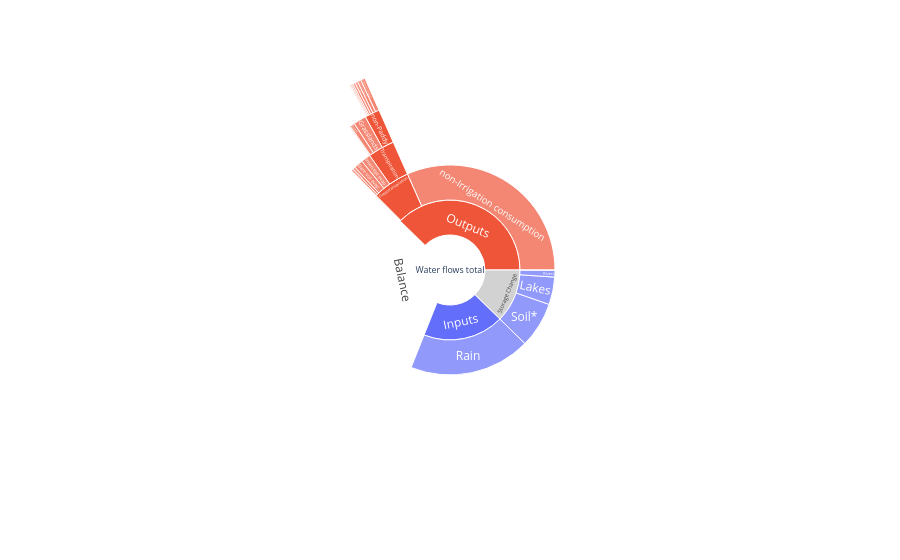

Notebook cell for this chart:
### Code cell
if withCrops == True:
    ####################
    # Circle, complete, with ET
    #['sum_actTransTotal',       'Transpiration',                'M',    'Output_ET'],
    labels_ET, parents_ET, values_ET, colors_ET = [], [], [], []
    VAR = [WB['Output_ET'], 'Evapotranspiration']


    for Var in VAR[0]:
        Y = Var[1]
        Y = Y[2:]
        labels_ET.append(Var[0])
        parents_ET.append(VAR[1])
        values_ET.append(np.sum(Y))
        colors_ET.append('negative')

        if Var[0] == 'Transpiration':
            total_Trans = np.sum(Y)

    #21Oct values_ET[-1] += max(sum(values_ET)-total_ET, 0)

    ####
    # ['actTransTotal_nonpaddy', 'Transpiration (non-Paddy)', 'M', 'Output_Trans']
    labels_Trans, parents_Trans, values_Trans, colors_Trans = [], [], [], []

    VAR = [WB['Output_Trans'], 'Transpiration']

    #21Oct Y_select = []
    for Var in VAR[0]:
        Y = Var[1]
        Y = Y[2:]
        labels_Trans.append(Var[0])
        parents_Trans.append(VAR[1])
        values_Trans.append(np.sum(Y))
        colors_Trans.append('negative')

        if Var[0] == 'non-Paddy': #21Oct Transpiration (non-Paddy)
            total_irrTrans = np.sum(Y)    
        if Var[0] == 'Grasslands': #21Oct Transpiration (non-Paddy)
            total_nonirrTrans = np.sum(Y)    

    #Oct21 values_Trans[-1] += max(sum(values_Trans)-total_Trans, 0)
    #####
    # ['actTransTotal_crops_Irr[0]', 'Trans Irr crop 0', 'M', 'Output_irrTrans']
    labels_irrTrans, parents_irrTrans, values_irrTrans, colors_irrTrans = [], [], [], []
    if 'Output_irrTrans' in WB.keys():
        
        VAR = [WB['Output_irrTrans'], 'non-Paddy']
        for Var in VAR[0]:
            Y = Var[1]
            Y = Y[2:]
            labels_irrTrans.append(Var[0])
            parents_irrTrans.append(VAR[1])
            values_irrTrans.append(np.sum(Y))
            colors_irrTrans.append('negative')
        
    
    labels_nonirrTrans, parents_nonirrTrans, values_nonirrTrans, colors_nonirrTrans = [], [], [], []
    if 'Output_nonirrTrans' in WB.keys():
        
        VAR = [WB['Output_nonirrTrans'], 'Grasslands']
        for Var in VAR[0]:
            Y = Var[1]
            Y = Y[2:]
            labels_irrTrans.append(Var[0])
            parents_irrTrans.append(VAR[1])
            values_irrTrans.append(np.sum(Y))
            colors_irrTrans.append('negative')

    #21Oct values_irrTrans[-1] -= max(sum(values_irrTrans)-total_irrTrans, 0)

    values_Parents_map_Circle_complete = {'Water flows total':total_input_adjusted+ total_output+magnitude_change+abs(balance),
                                          'Inputs':total_input_adjusted, 
                                          'Outputs':total_output, 
                                          'Storage Change':magnitude_change,
                                          '':total_input_adjusted+ total_output+magnitude_change+abs(balance), 
                                          'Evapotranspiration': total_ET,   
                                          'Transpiration':total_Trans,
                                          'non-Paddy': total_irrTrans,
                                          'Grasslands': total_nonirrTrans
                                }


    labels  =labels_Circle_main+labels_ET+labels_Trans+labels_irrTrans+labels_nonirrTrans
    parents =parents_Circle_main+ parents_ET+ parents_Trans + parents_irrTrans+ parents_nonirrTrans
    values  =values_Circle_main+values_ET+values_Trans + values_irrTrans + values_nonirrTrans
    colors  =colors_Circle_main+ colors_ET+ colors_Trans + colors_irrTrans + colors_nonirrTrans
    fractions = ["{:.1%}".format(values[i]/values_Parents_map_Circle_complete[parents[i]]) for i in range(len(values))]

    #print([(labels[i], values[i]) for i in range((len(labels)))])

    d={'labels':labels, 'parents':parents, 'values':values, 'colors':colors, 'fractions':fractions}

    df = pd.DataFrame(data=d)
    fig_Circle_complete_crops = px.sunburst(df, names='labels', parents='parents', values='values', color='colors', branchvalues='total', color_discrete_map=colors_Circle_main_discrete_map, hover_data=['fractions'])
    #fig.update_layout(uniformtext=dict(minsize=15, mode='hide'))
    fig_Circle_complete.update_layout(height=700, title='Water balance circle<br><br> '+Title)
    fig_Circle_complete.update_layout(
        title={'y':0.75, 'x':0.05, 'xanchor': 'left', 'yanchor': 'top'}) #, 'font_size':26})

    fig_Circle_complete_crops.update_layout(hoverlabel=dict(font_size=16))
    if dark:
        fig_Circle_complete_crops.update_layout(template='plotly_dark')
    fig_Circle_complete_crops.show()


    # Creating circle with crops 
    # ['actTransTotal_crops_Irr[0]', 'Trans Irr crop 0', 'M', 'Output_irrTrans']

### Figure 1 — Plotly figure (JSON) as saved in the notebook; plotly's stock layout.template omitted (floating-point values rounded to 4 significant figures)
{"data": [{"branchvalues": "total", "customdata": [["18.7%"], ["37.6%"], ["12.4%"], ["31.3%"], ["0.0%"], ["100.0%"], ["0.0%"], ["0.1%"], ["15.4%"], ["0.1%"], ["0.3%"], ["84.1%"], ["0.0%"], ["0.3%"], ["8.4%"], ["34.3%"], ["56.9%"], ["53.3%"], ["18.0%"], ["18.8%"], ["5.4%"], ["4.5%"], ["0.0%"], ["14.2%"], ["38.0%"], ["2.9%"], ["44.9%"], ["12.9%"], ["15.5%"], ["25.1%"], ["0.0%"], ["6.9%"], ["0.0%"], ["1.0%"], ["0.0%"], ["1.2%"], ["2.2%"], ["0.0%"], ["4.4%"], ["8.0%"], ["0.0%"], ["3.2%"], ["0.0%"], ["19.3%"], ["0.0%"]], "domain": {"x": [0, 1], "y": [0, 1]}, "hovertemplate": "labels=%{label}<br>value=%{value}<br>parent=%{parent}<br>fractions=%{customdata[0]}<extra></extra>", "labels": ["Inputs", "Outputs", "Storage Change", "Balance", "Adjusted pumping", "Rain", "Snow", "Downstream", "Evapotranspiration", "Channel evap.", "Lake evap.", "non-Irrigation consumption", "Non-lost fossil water", "Groundwater", "Rivers", "Lakes", "Soil*", "Transpiration", "Bare soil evap.", "Intercept evap.", "Open water evap.", "Evap. application loss", "Snow evap.", "Forest", "Grasslands", "Paddy", "non-Paddy", "Trans Irr crop 0", "Trans Irr crop 1", "Trans Irr crop 2", "Trans Irr crop 3", "Trans Irr crop 4", "Trans Irr crop 5", "Trans Irr crop 6", "Trans Irr crop 7", "Trans Irr crop 8", "Trans Irr crop 9", "Trans Irr crop 10", "Trans Irr crop 11", "Trans Irr crop 12", "Trans Irr crop 13", "Trans Irr crop 14", "Trans Irr crop 15", "Trans Irr crop 16", "Trans Irr crop 17"], "marker": {"colors": ["#636EFA", "#EF5538", "#D2D2D3", "white", "#636EFA", "#636EFA", "#636EFA", "#EF5538", "#EF5538", "#EF5538", "#EF5538", "#EF5538", "#EF5538", "#636EFA", "#636EFA", "#636EFA", "#636EFA", "#EF5538", "#EF5538", "#EF5538", "#EF5538", "#EF5538", "#EF5538", "#EF5538", "#EF5538", "#EF5538", "#EF5538", "#EF5538", "#EF5538", "#EF5538", "#EF5538", "#EF5538", "#EF5538", "#EF5538", "#EF5538", "#EF5538", "#EF5538", "#EF5538", "#EF5538", "#EF5538", "#EF5538", "#EF5538", "#EF5538", "#EF5538", "#EF5538"]}, "name": "", "parents": ["Water flows total", "Water flows total", "Water flows total", "Water flows total", "Inputs", "Inputs", "Inputs", "Outputs", "Outputs", "Outputs", "Outputs", "Outputs", "Outputs", "Storage Change", "Storage Change", "Storage Change", "Storage Change", "Evapotranspiration", "Evapotranspiration", "Evapotranspiration", "Evapotranspiration", "Evapotranspiration", "Evapotranspiration", "Transpiration", "Transpiration", "Transpiration", "Transpiration", "non-Paddy", "non-Paddy", "non-Paddy", "non-Paddy", "non-Paddy", "non-Paddy", "non-Paddy", "non-Paddy", "non-Paddy", "non-Paddy", "non-Paddy", "non-Paddy", "non-Paddy", "non-Paddy", "non-Paddy", "non-Paddy", "non-Paddy", "non-Paddy"], "type": "sunburst", "values": [6408269903, 12909890494, 4235926016, 10737546767, 573007, 6407696896, 0, 13732346, 1991502848, 12522116, 39506752, 10852626432, 0, 13936640, 356153760, 1453632768, 2412203008, 1061973120, 358115840, 374775616, 107664208, 88974112, 0, 150804192, 403693536, 30320508, 477154912, 61767836, 74088704, 119933568, 0, 33059882, 0, 4760000.0, 0, 5731000.0, 10299736, 0, 21090428, 38337012, 0, 15481206, 0, 92315224, 0]}], "layout": {"autosize": true, "hoverlabel": {"font": {"size": 16}}, "legend": {"tracegroupgap": 0}, "margin": {"t": 60}}}
